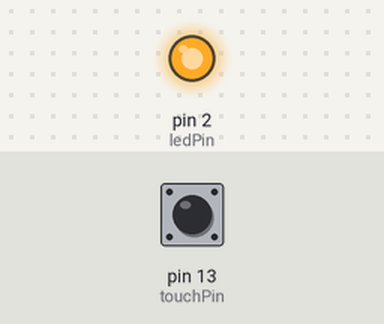
Bench run of a sketch on a simulated Arduino Uno, built with avr-gcc and run on an emulated ATmega328P. Parts: output pins drawn as LEDs (lit = HIGH). The inputs (shaded band) are chosen by the test bench; at power-on: pin 13 (touchPin) HIGH.

Above: at 1.2 s.
1.3 s: pin 13 (touchPin) pulled LOW for 0.15 s
At 1.38 s:
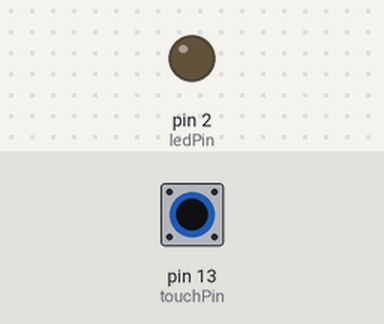
2.9 s: pin 13 (touchPin) pulled LOW for 3.2 s
At 6.7 s:
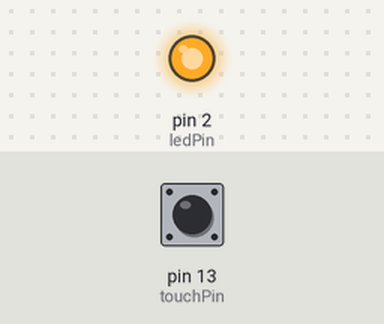
Timing chart, 0 to 8.2 s (numbered marks = the images above; inputs shaded):
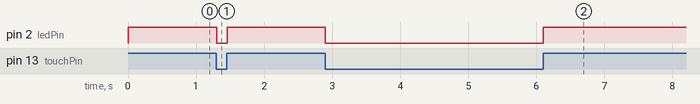

The sketch:

TouchSensor.ino
```cpp
const int ledPin = 2;
const int touchPin = 13;

int c; // for touchPin reading

void setup() {
    pinMode(ledPin, OUTPUT);
    pinMode(touchPin, INPUT);
}

void loop() {
    c = digitalRead(touchPin);

    if(c == 0) {
        digitalWrite(ledPin, LOW);
    } else {
        digitalWrite(ledPin, HIGH);
    }

    delay(20);
}
```

Measured:
- after the input at 1.3 s, pin 2 (ledPin): HIGH → LOW at once, → HIGH 0.16 s later
- after the input at 2.9 s, pin 2 (ledPin): HIGH → LOW at once, → HIGH 3.2 s later
